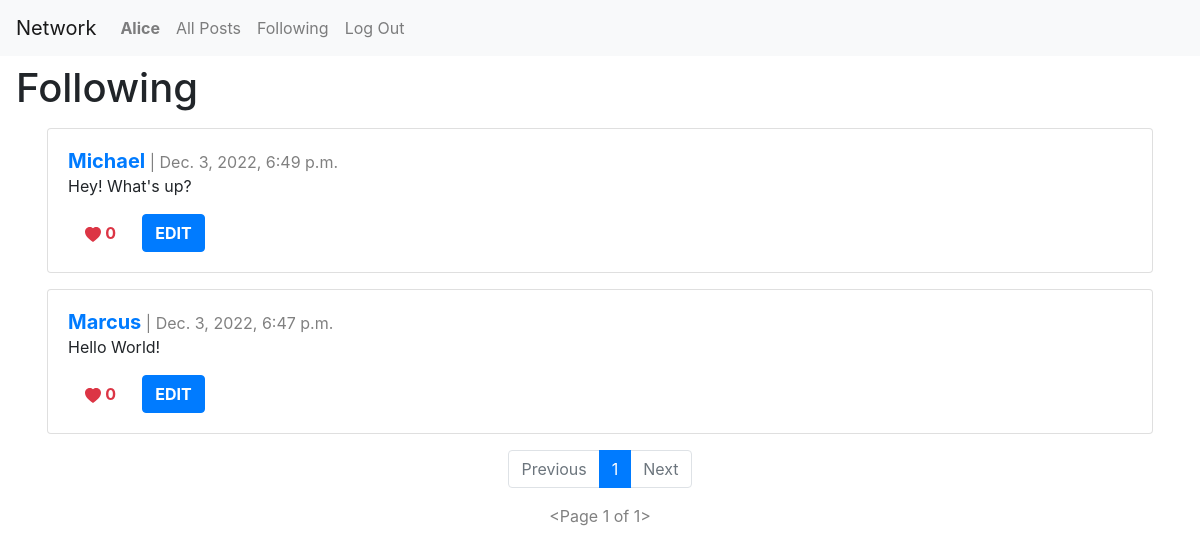
Page /following (signed in) on the committed database.
### network/models.py (models this page shows, shortened)
class User(AbstractUser):
    pass

class Post(models.Model):
    author = models.ForeignKey("User", on_delete=models.CASCADE, related_name="user")
    description = models.CharField(max_length=1000)
    timestamp = models.DateTimeField(auto_now_add=True)
    like = models.IntegerField()

### network/views.py (the view)
# urls.py: path("following", views.following, name="following")
def following(request):
    currentUser = User.objects.get(pk=request.user.id)
    followingUsers = Follow.objects.filter(user=currentUser)
    posts = Post.objects.all().order_by("id").reverse()
    followingPosts = []
    for post in posts:
        for user in followingUsers:
            if user.followedUser == post.author:
                followingPosts.append(post)
    p = Paginator(followingPosts, 10)
    pageNumber = request.GET.get('page')
    postsPage = p.get_page(pageNumber)
    return render(request, "network/following.html", {
        "postsPage": postsPage
    })

### network/templates/network/following.html
{% extends "network/layout.html" %}
{% block body %}
<div class="main-title">
    <h1>Following</h1>
</div>
<div class="main-content">
    {% if user.is_authenticated %}
    {% for post in postsPage %}
    <div class="row">
        <div class="col">
            <div class="card h-100" id="post-grid">
                <div class="card-body">
                    <h5 style="display: inline" class="card-title"><a href="{% url 'profilePage' user_id=post.author.id %}"><strong>{{ post.author }}</strong></a></h5>
                    <div style="display: inline; color: gray;" class="card-date"> | {{ post.timestamp }}</div>
                    <p class="card-text">{{ post.description }}</p>
                    <div class="card-buttonsContainer">
                        <div align="left" class="card-button">
                            <button id="heartButton" type="submit" name="heartButton" class="btn btn-outline-danger">
                                <svg xmlns="http://www.w3.org/2000/svg" width="16" height="16" fill="currentColor"
                                    class="bi bi-heart-fill" viewBox="0 0 16 16">
                                    <path fill-rule="evenodd"
                                        d="M8 1.314C12.438-3.248 23.534 4.735 8 15-7.534 4.736 3.562-3.248 8 1.314z" />
                                </svg>
                                <strong>{{ post.like }}</strong>
                            </button>
                        </div>
                        <div align="right" class="card-button">
                            <a class="btn btn-primary" href="" role="button"><strong>EDIT</strong></a>
                        </div>
                    </div>
                </div>
            </div>
        </div>
    </div>
    {% endfor %}
    <nav aria-label="...">
        <ul class="pagination d-flex justify-content-center">
            {% if postsPage.has_previous %}
                <li class="page-item">
                    <a class="page-link" href="?page={{ postsPage.previous_page_number }}">Previous</a>
                </li>
            {% else %}
                <li class="page-item disabled">
                    <a class="page-link">Previous</a>
                </li>
            {% endif %}
            {% for pageNumber in postsPage.paginator.page_range %}
                {% if postsPage.number == pageNumber %}
                    <li class="page-item active" aria-current="page">
                        <a class="page-link">{{pageNumber}}</a>
                    </li>
                {% else %}
                    <a href="?page={{ pageNumber }}" class="page-link">
                        {{ pageNumber }}
                    </a>
                {% endif %}
            {% endfor %}
            {% if postsPage.has_next %}
                <li class="page-item">
                    <a class="page-link" href="?page={{ postsPage.next_page_number }}">Next</a>
                </li>
            {% else %}
                <li class="page-item disabled">
                    <a class="page-link">Next</a>
                </li>
            {% endif %}
        </ul>
    </nav>
    <div class="d-flex justify-content-center" style="color: gray;" class="card-date">{{ postsPage }}</div>
    {% else %}
    <div class="alert alert-danger" role="alert">
        Please sign in or register to be able to check the Following Page.
    </div>
    {% endif %}
</div>
{% endblock %}

### network/templates/network/layout.html (shortened to what this page needs)
{% load static %}
<!DOCTYPE html>
<html lang="en">
    <head>
        <link rel="stylesheet" href="https://stackpath.bootstrapcdn.com/bootstrap/4.4.1/css/bootstrap.min.css">
        <link rel="stylesheet" href="https://cdn.jsdelivr.net/npm/bootstrap-icons@1.10.2/font/bootstrap-icons.css">
        <link rel="stylesheet" href="https://use.fontawesome.com/releases/v5.8.2/css/all.css">
        <link href="{% static 'network/styles.css' %}" rel="stylesheet">
    </head>
    <body>
        <nav class="navbar navbar-expand-lg navbar-light bg-light">
            <a class="navbar-brand" href="{% url 'index' %}">Network</a>
            <div>
              <ul class="navbar-nav mr-auto">
                {% if user.is_authenticated %}
                    <li class="nav-item">
                        <a class="nav-link" href="{% url 'profilePage' user_id=user.id%}"><strong>{{ user.username }}</strong></a>
                    </li>
                {% endif %}
                <li class="nav-item">
                  <a class="nav-link" href="{% url 'index' %}">All Posts</a>
                </li>
                {% if user.is_authenticated %}
                    <li class="nav-item">
                        <a class="nav-link" href="{% url 'following' %}">Following</a>
                    </li>
                    <li class="nav-item">
                        <a class="nav-link" href="{% url 'logout' %}">Log Out</a>
                    </li>
                {% endif %}
              </ul>
            </div>
          </nav>
        <div class="body">
            {% block body %}
            {% endblock %}
        </div>
    </body>
</html>

### network/static/network/styles.css (style rules this page uses)
.row { margin: 1em 0em; }
.card-button { display: inline; margin: 0em .3em; }
.main-title { margin: .5em 1em; }
.main-content { margin: .4em 2em; }
#heartButton { border: none; }

### rows in the picture
User: username "Alice"
Post: author "Michael", timestamp "Dec. 3, 2022, 6:49 p.m.", description "Hey! What's up?", like "0"
Post: author "Marcus", timestamp "Dec. 3, 2022, 6:47 p.m.", description "Hello World!", like "0"

### other values in the picture
{{ pageNumber }} "1"
{{ postsPage }} "<Page 1 of 1>"
